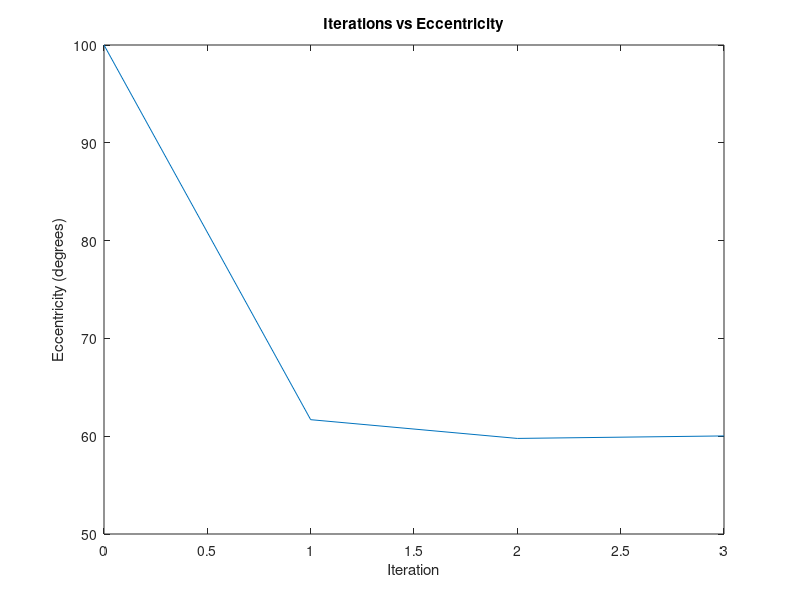

Source code (MATLAB):
M = 59.78;
e = 0.25;
E0 = 100;  % Initial E guess
E1 = E0 - (E0-e*sin(E0*pi/180)-M)/(1-e*cos(E0*pi/180));
tol = 0.1; % tolerance
E = E0;
n = 0;
while abs(E1-E0) > tol
   E = cat(1,E,E1);
   n = cat(1,n,length(n));
   temp = E1 - (E1-e*sin(E1*pi/180)-M)/(1-e*cos(E1*pi/180));
   E0 = E1;
   E1 = temp;
end
figure
plot(n,E)
title('Iterations vs Eccentricity')
xlabel('Iteration')
ylabel('Eccentricity (degrees)')
